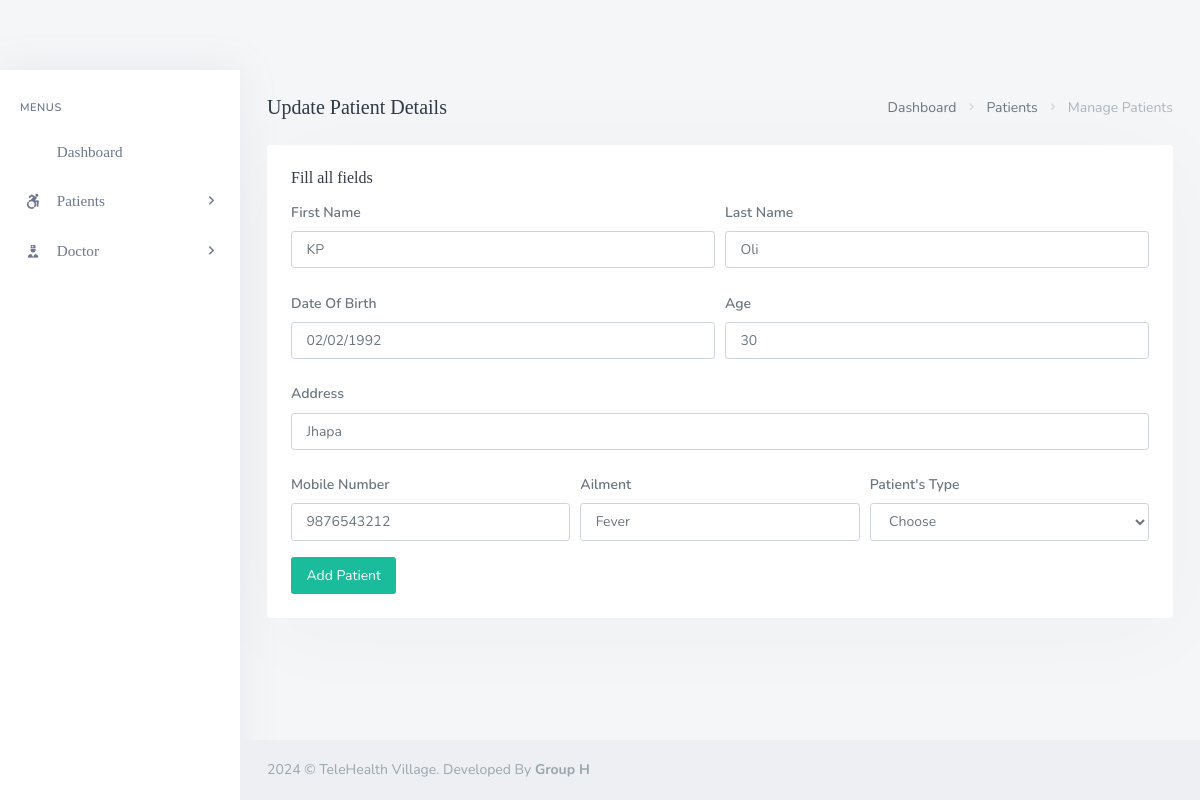
Screenshot of /backend/admin/admin_update_patient.php?pat_id=8 with the database file from the repository.
### tables this page shows
CREATE TABLE `his_patients` (
  `pat_id` int(20) NOT NULL,
  `pat_fname` varchar(200) DEFAULT NULL,
  `pat_lname` varchar(200) DEFAULT NULL,
  `pat_email` varchar(200) NOT NULL,
  `pat_pwd` varchar(200) NOT NULL,
  `pat_dob` varchar(200) DEFAULT NULL,
  `pat_age` varchar(200) DEFAULT NULL,
  `pat_number` varchar(200) DEFAULT NULL,
  `pat_addr` varchar(200) DEFAULT NULL,
  `pat_phone` varchar(200) DEFAULT NULL,
  `pat_type` varchar(200) DEFAULT NULL,
  `pat_date_joined` timestamp(6) NOT NULL DEFAULT current_timestamp(6) ON UPDATE current_timestamp(6),
  `pat_ailment` varchar(200) DEFAULT NULL,
  `pat_status` varchar(200) DEFAULT NULL,
  `pat_solution` varchar(500) NOT NULL,
  `pat_pic` varchar(100) NOT NULL,
  `pat_pic1` varchar(100) DEFAULT NULL,
  `pat_pic2` varchar(100) DEFAULT NULL,
  `pat_pic3` varchar(100) DEFAULT NULL,
  `pat_pic4` varchar(100) DEFAULT NULL,
  `prob_description` varchar(400) NOT NULL,
  `prob_condition` varchar(100) NOT NULL
);

### backend/admin/admin_update_patient.php (the view, shortened to what this page needs)
<?php
	include('assets/inc/config.php');
?>
<!DOCTYPE html>
<html lang="en">
    <?php include('assets/inc/head.php');?>
    <body>
        <div id="wrapper">
            <?php include("assets/inc/sidebar.php");?>
            <div class="content-page">
                <div class="content">
                    <div class="container-fluid">
                        <div class="row">
                            <div class="col-12">
                                <div class="page-title-box">
                                    <div class="page-title-right">
                                        <ol class="breadcrumb m-0">
                                            <li class="breadcrumb-item"><a href="admin_dashboard.php">Dashboard</a></li>
                                            <li class="breadcrumb-item"><a href="javascript: void(0);">Patients</a></li>
                                            <li class="breadcrumb-item active">Manage Patients</li>
                                        </ol>
                                    </div>
                                    <h4 class="page-title">Update Patient Details</h4>
                                </div>
                            </div>
                        </div>
                        <?php
                            $pat_id=$_GET['pat_id'];
                            $ret="SELECT  * FROM his_patients WHERE pat_id=?";
                            $stmt= $mysqli->prepare($ret) ;
                            $stmt->bind_param('i',$pat_id);
                            $stmt->execute() ;
                            $res=$stmt->get_result();
                            while($row=$res->fetch_object())
                            {
                        ?>
                        <div class="row">
                            <div class="col-12">
                                <div class="card">
                                    <div class="card-body">
                                        <h4 class="header-title">Fill all fields</h4>
                                        <form method="post">
                                            <div class="form-row">
                                                <div class="form-group col-md-6">
                                                    <label for="inputEmail4" class="col-form-label">First Name</label>
                                                    <input type="text" required="required" value="<?php echo $row->pat_fname;?>" name="pat_fname" class="form-control" id="inputEmail4" placeholder="Patient's First Name">
                                                </div>
                                                <div class="form-group col-md-6">
                                                    <label for="inputPassword4" class="col-form-label">Last Name</label>
                                                    <input required="required" type="text" value="<?php echo $row->pat_lname;?>" name="pat_lname" class="form-control"  id="inputPassword4" placeholder="Patient`s Last Name">
                                                </div>
                                            </div>
                                            <div class="form-row">
                                                <div class="form-group col-md-6">
                                                    <label for="inputEmail4" class="col-form-label">Date Of Birth</label>
                                                    <input type="text" required="required" value="<?php echo $row->pat_dob;?>" name="pat_dob" class="form-control" id="inputEmail4" placeholder="DD/MM/YYYY">
                                                </div>
                                                <div class="form-group col-md-6">
                                                    <label for="inputPassword4" class="col-form-label">Age</label>
                                                    <input required="required" type="text" value="<?php echo $row->pat_age;?>" name="pat_age" class="form-control"  id="inputPassword4" placeholder="Patient`s Age">
                                                </div>
                                            </div>
                                            <div class="form-group">
                                                <label for="inputAddress" class="col-form-label">Address</label>
                                                <input required="required" type="text" value="<?php echo $row->pat_addr;?>" class="form-control" name="pat_addr" id="inputAddress" placeholder="Patient's Addresss">
                                            </div>
                                            <div class="form-row">
                                                <div class="form-group col-md-4">
                                                    <label for="inputCity" class="col-form-label">Mobile Number</label>
                                                    <input required="required" type="text" value="<?php echo $row->pat_phone;?>" name="pat_phone" class="form-control" id="inputCity">
                                                </div>
                                                <div class="form-group col-md-4">
                                                    <label for="inputCity" class="col-form-label">Ailment</label>
                                                    <input required="required" type="text" value="<?php echo $row->pat_ailment;?>" name="pat_ailment" class="form-control" id="inputCity">
                                                </div>
                                                <div class="form-group col-md-4">
                                                    <label for="inputState" class="col-form-label">Patient's Type</label>
                                                    <select id="inputState" required="required" name="pat_type" class="form-control">
                                                        <option>Choose</option>
                                                    </select>
                                                </div>
                                            </div>
                                            <button type="submit" name="update_patient" class="ladda-button btn btn-success" data-style="expand-right">Add Patient</button>
                                        </form>
                                    </div>
                                </div>
                            </div>
                        </div>
                        <?php  }?>
                    </div>
                </div>
                <?php include('assets/inc/footer.php');?>
            </div>
        </div>
    </body>
</html>

### rows the page displays
his_patients: pat_fname "KP", pat_lname "Oli", pat_dob "02/02/1992", pat_age "30", pat_addr "Jhapa", pat_phone "9876543212", pat_ailment "Fever"
